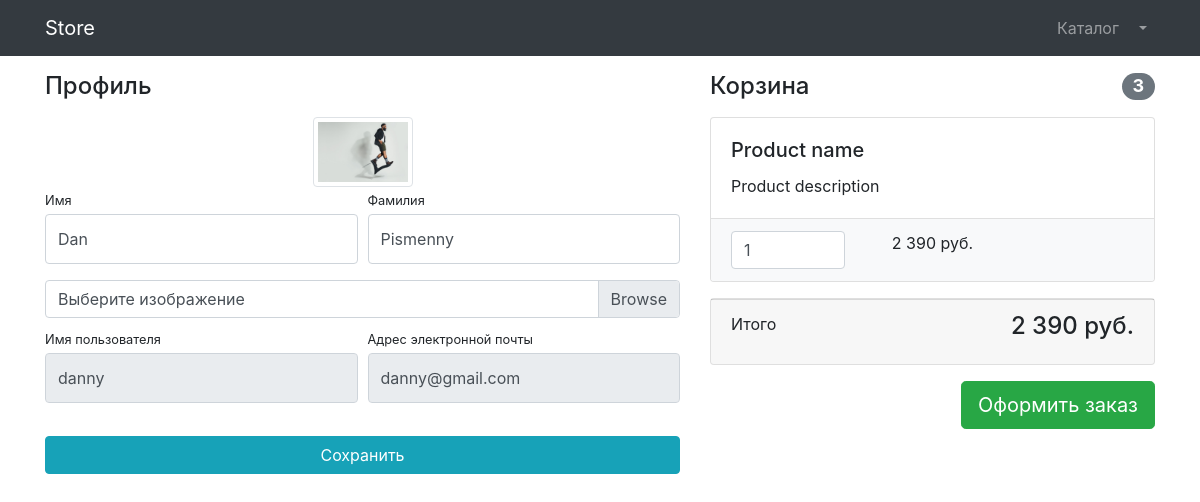
Page /users/profile/ (signed in) on the committed database.
### users/models.py (models this page shows)
class User(AbstractUser):
    image = models.ImageField(upload_to='users_images', null=True, blank=True)

### users/views.py (the view)
# urls.py: path('profile/', profile, name='profile'),
def profile(request):
    if request.method == 'POST':
        form = UserProfileForm(instance=request.user, data=request.POST, files=request.FILES)
        if form.is_valid():
            form.save()
            return HttpResponseRedirect(reverse('users:profile'))
        else:
            print(form.errors)
    else:
        form = UserProfileForm(instance=request.user)
    context = {'title': 'Store - Профиль', 'form': form}
    return render(request, 'users/profile.html', context)

### users/forms.py
class UserProfileForm(UserChangeForm):
    first_name = forms.CharField(widget=forms.TextInput(attrs={'class': 'form-control py-4'}))
    last_name = forms.CharField(widget=forms.TextInput(attrs={'class': 'form-control py-4'}))
    image = forms.ImageField(widget=forms.FileInput(attrs={'class': 'custom-file-input'}), required=False)
    username = forms.CharField(widget=forms.TextInput(attrs={'class': 'form-control py-4', 'readonly': True}))
    email = forms.CharField(widget=forms.TextInput(attrs={'class': 'form-control py-4', 'readonly': True}))
    class Meta:
        model = User
        fields = ('first_name', 'last_name', 'image', 'username', 'email')

### users/templates/users/profile.html (shortened to what this page needs)
{% extends "products/base.html" %}
{% load static %}
{% block css %}
    <link href="{% static "vendor/css/profile.css" %}" rel="stylesheet">
{% endblock  %}
{% block content %}
    <div class="container">
        <div class="row">
            <div class="col-lg-7">
                <h4 class="mt-3 mb-3">Профиль</h4>
                <div class="col-lg-12 text-center">
                    <img width="100" height="100"
                        src="{% if user.image %} {{user.image.url}} {% else %} {% static "vendor/img/users/default_avatar.jpg" %} {% endif %}"
                        class="img-thumbnail">
                </div>
                <form action="{% url "users:profile" %}" method='post' enctype="multipart/form-data">
                    <div class="form-row">
                        <div class="col-lg-6">
                            <div class="form-group">
                                <label class="small mb-1" for="{{ form.first_name.id_for_label }}">Имя</label>
                                {{ form.first_name }}
                            </div>
                        </div>
                        <div class="col-lg-6">
                            <div class="form-group">
                                <label class="small mb-1" for="{{ form.last_name.id_for_label }}">Фамилия</label>
                                {{ form.last_name }}
                            </div>
                        </div>
                    </div>
                    <div class="form-row mb-2">
                        <div class="col-lg-12">
                            <div class="custom-file">
                                <label class="custom-file-label" for="{{ form.image.id_for_label }}">Выберите изображение</label>
                            </div>
                        </div>
                    </div>
                    <div class="form-row">
                        <div class="col-lg-6">
                            <label class="small mb-1" for="{{ form.username.id_for_label }}">Имя пользователя</label>
                            {{ form.username }}
                        </div>
                        <div class="col-lg-6">
                            <label class="small mb-1" for="{{ form.email.id_for_label }}">Адрес электронной почты</label>
                                {{ form.email }}
                        </div>
                    </div>
                    <div class="form-row">
                        <div class="col-lg-12" style="margin-top: 33px;">
                            <input class="btn btn-info btn-block" type="submit" value="Сохранить">
                        </div>
                    </div>
                </form>
            </div>
            <div class="col-lg-5">
                <h4 class="mt-3 mb-3 d-flex justify-content-between align-items-center mb-3">
                    Корзина <span class="badge badge-secondary badge-pill">3</span>
                </h4>
                <div class="card mb-3">
                    <div class="card-body">
                        <h5 class="card-title">Product name</h5>
                        <p class="card-text">Product description</p>
                    </div>
                    <ul class="list-group list-group-flush">
                        <li class="list-group-item bg-light">
                            <div class="row text-center">
                                <div class="col-lg-4">
                                    <input name="basketID" type="number" class="form-control"
                                            value="1" min="0">
                                </div>
                                <div class="col-lg-4">2 390 руб.</div>
                                <div class="col-lg-4">
                                </div>
                            </div>
                        </li>
                    </ul>
                </div>
                <div class="card mb-3">
                    <div class="card-footer">
                        <p class="float-left">Итого</p>
                        <h4 class="float-right">2 390 руб.</h4>
                    </div>
                </div>
                <a class="btn btn-success btn-lg float-right" href="../orders/order-create.html">
                    Оформить заказ
                </a>
            </div>
        </div>
    </div>
{% endblock  %}

### rows in the picture
User: image (picture), first_name "Dan", last_name "Pismenny", username "danny", email "danny@gmail.com"
